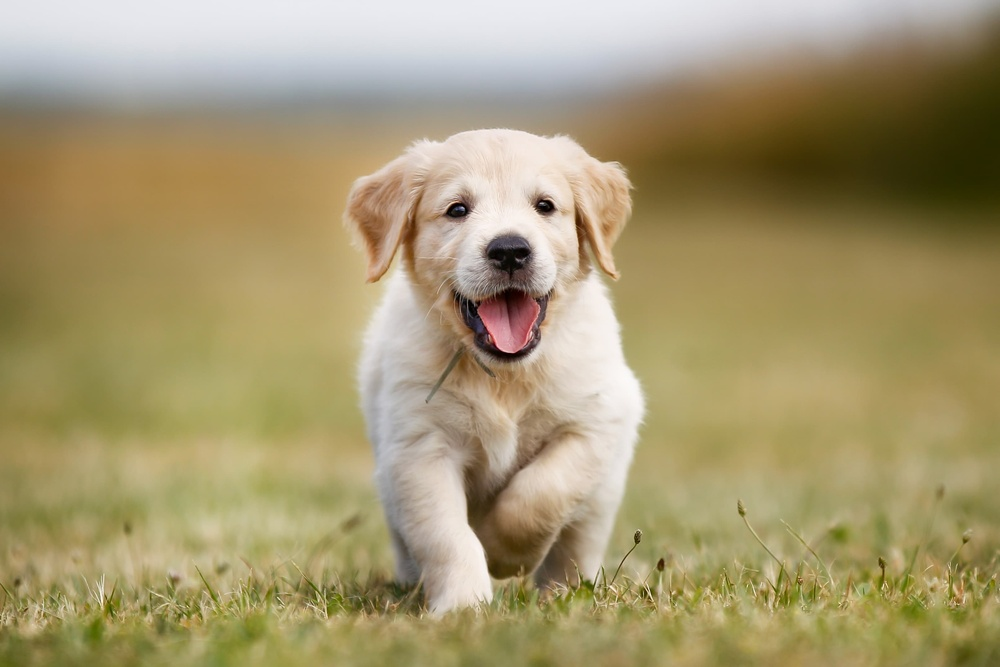
#> input picture Experiment_4/Dogs_love.jpg, 1000 x 667 px, shrunk from 3224 x 2149 before the run
$ python main.py
#> lines starting #> are read from the running program, lines starting #| are printed output that depends on the picture
import cv2
import numpy as np
import matplotlib.pyplot as plt

# Step 1: Load image in grayscale
image = cv2.imread("Dogs_love.jpg", cv2.IMREAD_GRAYSCALE)
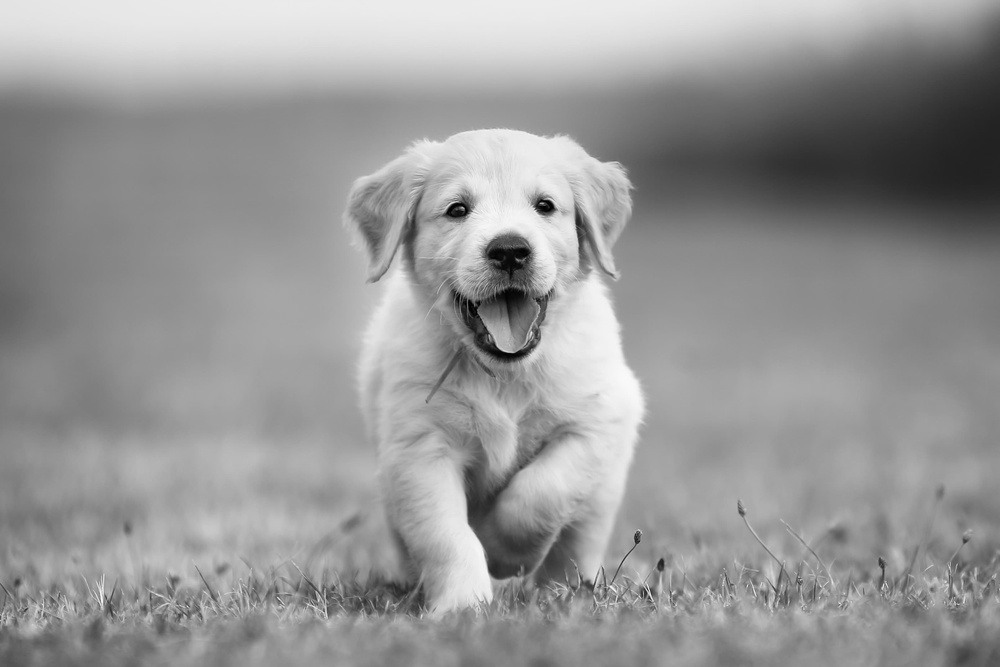
#> image: shape (667, 1000); min 0, max 250, mean 150.5

if image is None:
    print("Image not found!")
    exit()

# Step 2: Compute DFT
dft = cv2.dft(np.float32(image), flags=cv2.DFT_COMPLEX_OUTPUT)

# Step 3: Shift zero frequency to the center
dft_shift = np.fft.fftshift(dft)

# Step 4: Calculate magnitude spectrum
magnitude = cv2.magnitude(dft_shift[:, :, 0], dft_shift[:, :, 1])
magnitude_spectrum = 20 * np.log(magnitude + 1)
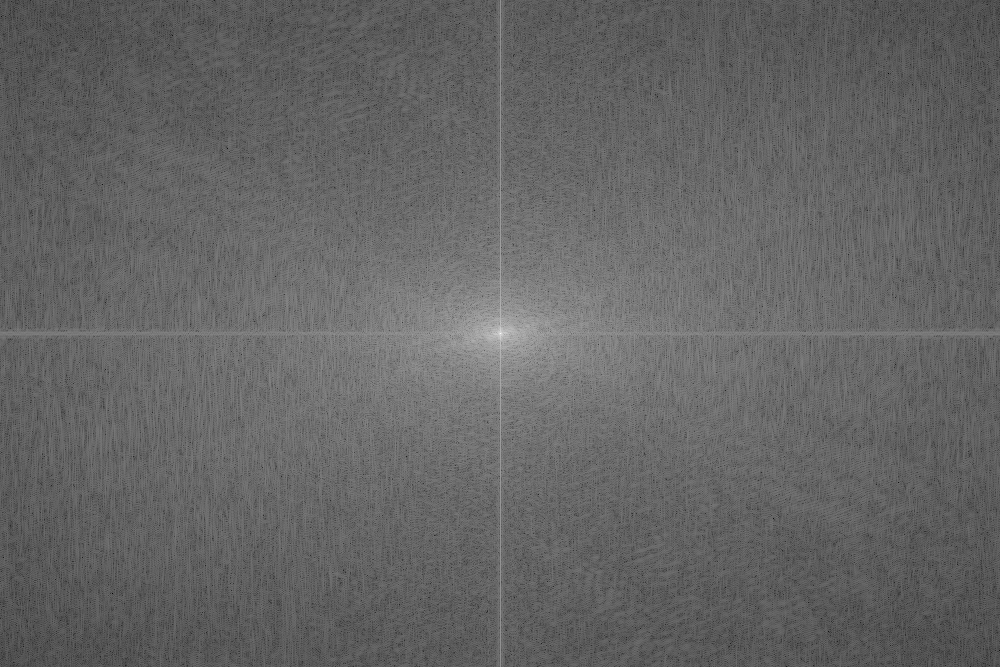
#> magnitude_spectrum: shape (667, 1000) float32; min 11.8, max 368.5, mean 153.3; drawn with min black and max white

# Image dimensions
rows, cols = image.shape
#> rows = 667; cols = 1000
crow, ccol = rows // 2, cols // 2
#> crow = 333; ccol = 500

# Create distance matrix
y, x = np.ogrid[:rows, :cols]
#> y = 667 values from 0 to 666
distance = np.sqrt((x - ccol) ** 2 + (y - crow) ** 2)

# Step 5: Low-Pass Filter
radius = 50

low_pass_mask = np.zeros((rows, cols), np.float32)
low_pass_mask[distance <= radius] = 1

low_pass = dft_shift * low_pass_mask[:, :, np.newaxis]

# Step 6: High-Pass Filter
high_pass_mask = np.ones((rows, cols), np.float32)
high_pass_mask[distance <= radius] = 0

high_pass = dft_shift * high_pass_mask[:, :, np.newaxis]

# Step 7: Inverse Fourier Transform - Low Pass
low_pass_shift = np.fft.ifftshift(low_pass)
low_pass_image = cv2.idft(low_pass_shift)
low_pass_image = cv2.magnitude(
    low_pass_image[:, :, 0],
    low_pass_image[:, :, 1]
)

# Normalize low-pass image
low_pass_image = cv2.normalize(
    low_pass_image,
    None,
    0,
    255,
    cv2.NORM_MINMAX
).astype(np.uint8)

# Inverse Fourier Transform - High Pass
high_pass_shift = np.fft.ifftshift(high_pass)
high_pass_image = cv2.idft(high_pass_shift)
high_pass_image = cv2.magnitude(
    high_pass_image[:, :, 0],
    high_pass_image[:, :, 1]
)
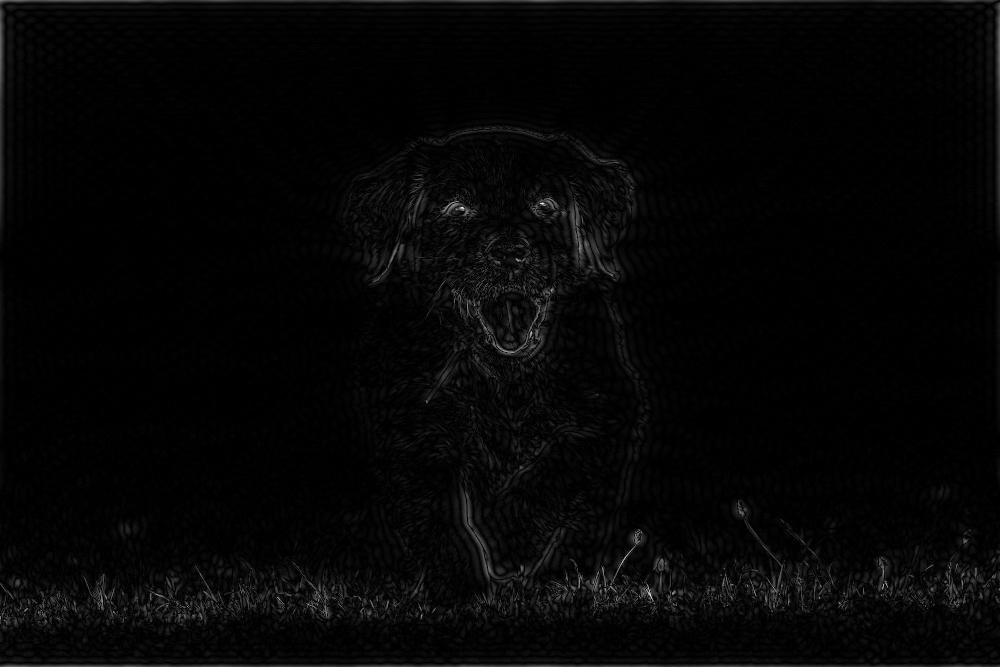
#> high_pass_image: shape (667, 1000) float32; min 2.78, max 105183856, mean 2432481.2; drawn with min black and max white

# Normalize high-pass image
high_pass_image = cv2.normalize(
    high_pass_image,
    None,
    0,
    255,
    cv2.NORM_MINMAX
).astype(np.uint8)

# Save output images
cv2.imwrite("original.jpg", image)
cv2.imwrite("frequency_spectrum.jpg", magnitude_spectrum.astype(np.uint8))
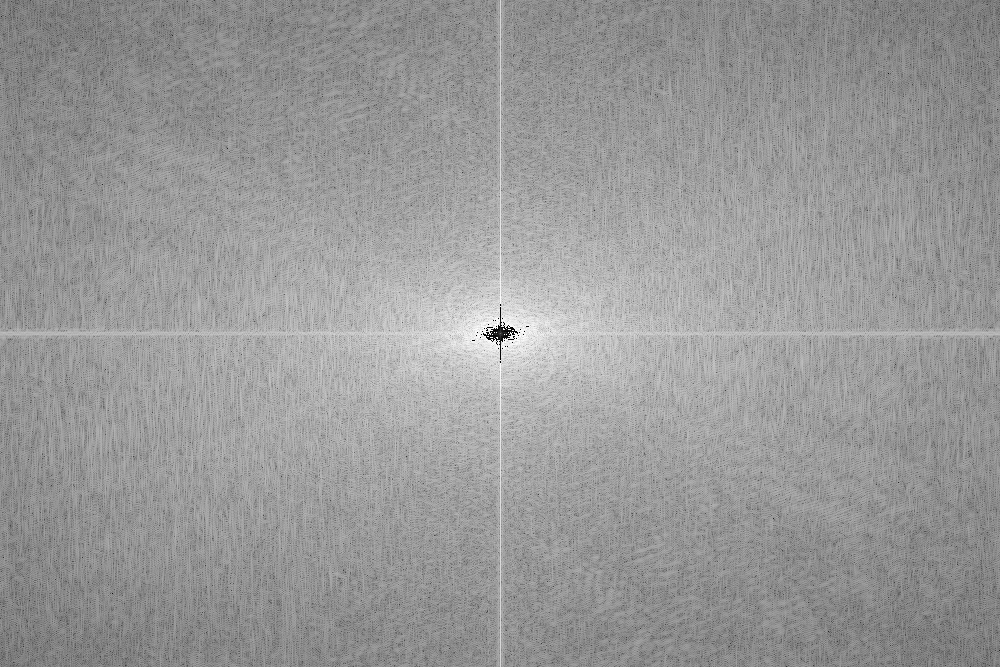
#> saved as frequency_spectrum.jpg: shape (667, 1000); min 0, max 255, mean 152.6
cv2.imwrite("low_pass.jpg", low_pass_image)
cv2.imwrite("high_pass.jpg", high_pass_image)

# Step 8: Compare all results
plt.figure(figsize=(12, 8))

plt.subplot(2, 2, 1)
plt.imshow(image, cmap="gray")
plt.title("Original Image")
plt.axis("off")

plt.subplot(2, 2, 2)
plt.imshow(magnitude_spectrum, cmap="gray")
plt.title("Frequency Spectrum")
plt.axis("off")

plt.subplot(2, 2, 3)
plt.imshow(low_pass_image, cmap="gray")
plt.title("Low-Pass Filtered Image")
plt.axis("off")

plt.subplot(2, 2, 4)
plt.imshow(high_pass_image, cmap="gray")
plt.title("High-Pass Filtered Image")
plt.axis("off")

plt.tight_layout()
plt.show()

# Step 9: Display basic analysis
print("Frequency Domain Filtering completed.")
print("Low-pass filtering reduces high-frequency components and smooths the image.")
print("High-pass filtering removes low-frequency components and highlights edges and fine details.")

# Step 10: Observations
print("\nObservations:")
print("1. The original image contains both low and high frequency components.")
print("2. The frequency spectrum shows the distribution of image frequencies.")
print("3. Low-pass filtering produces a smoother image and reduces noise.")
print("4. High-pass filtering highlights edges and fine details.")
print("5. Frequency domain filtering is useful for image enhancement and noise reduction.")
